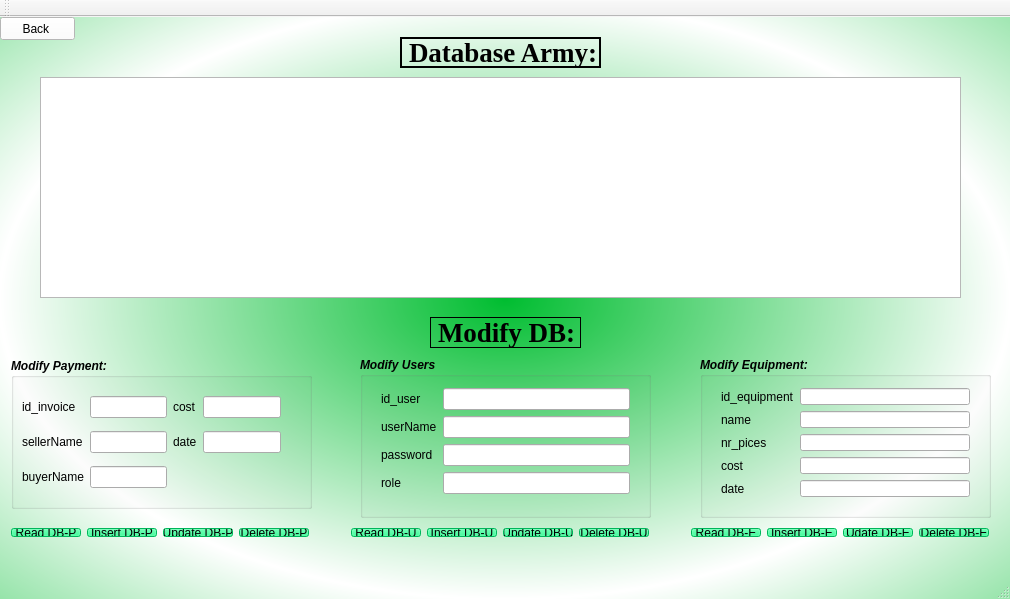
<?xml version="1.0" encoding="UTF-8"?>
<ui version="4.0">
 <class>MainWindow</class>
 <widget class="QMainWindow" name="MainWindow">
  <property name="geometry">
   <rect>
    <x>0</x>
    <y>0</y>
    <width>1010</width>
    <height>599</height>
   </rect>
  </property>
  <property name="windowTitle">
   <string>MainWindow</string>
  </property>
  <property name="styleSheet">
   <string notr="true">QMainWindow{
	background-color: qradialgradient(spread:reflect, cx:0.5, cy:0.5, radius:0.5, fx:0.5, fy:0.5, stop:0 rgba(0, 189, 48, 255), stop:1 rgba(255, 255, 255, 255));
	/*background-image:*/
/*	background-color: qconicalgradient(cx:0.5, cy:0.5, angle:0, stop:0 rgba(0, 191, 81, 255), stop:1 rgba(255, 255, 255, 255));*/
}</string>
  </property>
  <widget class="QWidget" name="centralWidget">
   <widget class="QTableView" name="tableView">
    <property name="geometry">
     <rect>
      <x>40</x>
      <y>60</y>
      <width>921</width>
      <height>221</height>
     </rect>
    </property>
   </widget>
   <widget class="QLabel" name="Army">
    <property name="geometry">
     <rect>
      <x>400</x>
      <y>20</y>
      <width>201</width>
      <height>31</height>
     </rect>
    </property>
    <property name="font">
     <font>
      <family>Times New Roman</family>
      <pointsize>20</pointsize>
      <weight>75</weight>
      <bold>true</bold>
     </font>
    </property>
    <property name="frameShape">
     <enum>QFrame::WinPanel</enum>
    </property>
    <property name="text">
     <string>Database Army:</string>
    </property>
   </widget>
   <widget class="QLabel" name="label_6">
    <property name="geometry">
     <rect>
      <x>430</x>
      <y>300</y>
      <width>151</width>
      <height>31</height>
     </rect>
    </property>
    <property name="font">
     <font>
      <family>Times New Roman</family>
      <pointsize>20</pointsize>
      <weight>75</weight>
      <bold>true</bold>
     </font>
    </property>
    <property name="frameShape">
     <enum>QFrame::Panel</enum>
    </property>
    <property name="text">
     <string>Modify DB:</string>
    </property>
   </widget>
   <widget class="QGroupBox" name="groupBox">
    <property name="geometry">
     <rect>
      <x>700</x>
      <y>340</y>
      <width>291</width>
      <height>161</height>
     </rect>
    </property>
    <property name="font">
     <font>
      <weight>75</weight>
      <italic>true</italic>
      <bold>true</bold>
     </font>
    </property>
    <property name="title">
     <string>Modify Equipment:</string>
    </property>
    <widget class="QWidget" name="layoutWidget">
     <property name="geometry">
      <rect>
       <x>10</x>
       <y>20</y>
       <width>271</width>
       <height>131</height>
      </rect>
     </property>
     <layout class="QGridLayout" name="gridLayout_2">
      <item row="1" column="0">
       <widget class="QLabel" name="label_8">
        <property name="text">
         <string>name</string>
        </property>
       </widget>
      </item>
      <item row="1" column="1">
       <widget class="QLineEdit" name="denumire"/>
      </item>
      <item row="0" column="0">
       <widget class="QLabel" name="label_7">
        <property name="text">
         <string>id_equipment</string>
        </property>
       </widget>
      </item>
      <item row="0" column="1">
       <widget class="QLineEdit" name="id_echipament"/>
      </item>
      <item row="3" column="0">
       <widget class="QLabel" name="label_10">
        <property name="text">
         <string>cost</string>
        </property>
       </widget>
      </item>
      <item row="2" column="1">
       <widget class="QLineEdit" name="nr_bucati"/>
      </item>
      <item row="2" column="0">
       <widget class="QLabel" name="label_9">
        <property name="text">
         <string>nr_pices</string>
        </property>
       </widget>
      </item>
      <item row="3" column="1">
       <widget class="QLineEdit" name="pret_echipament"/>
      </item>
      <item row="4" column="1">
       <widget class="QLineEdit" name="data_equipment"/>
      </item>
      <item row="4" column="0">
       <widget class="QLabel" name="label_15">
        <property name="text">
         <string>date</string>
        </property>
       </widget>
      </item>
     </layout>
    </widget>
   </widget>
   <widget class="QGroupBox" name="groupBox_2">
    <property name="geometry">
     <rect>
      <x>11</x>
      <y>341</y>
      <width>301</width>
      <height>151</height>
     </rect>
    </property>
    <property name="font">
     <font>
      <weight>75</weight>
      <italic>true</italic>
      <bold>true</bold>
     </font>
    </property>
    <property name="title">
     <string>Modify Payment:</string>
    </property>
    <widget class="QWidget" name="layoutWidget">
     <property name="geometry">
      <rect>
       <x>0</x>
       <y>20</y>
       <width>281</width>
       <height>131</height>
      </rect>
     </property>
     <layout class="QGridLayout" name="gridLayout">
      <item row="0" column="4">
       <widget class="QLineEdit" name="pret"/>
      </item>
      <item row="1" column="4">
       <widget class="QLineEdit" name="data"/>
      </item>
      <item row="0" column="0">
       <widget class="QLabel" name="label_2">
        <property name="text">
         <string>id_invoice</string>
        </property>
       </widget>
      </item>
      <item row="2" column="0">
       <widget class="QLabel" name="label_5">
        <property name="text">
         <string>buyerName</string>
        </property>
       </widget>
      </item>
      <item row="1" column="0">
       <widget class="QLabel" name="label">
        <property name="text">
         <string>sellerName</string>
        </property>
       </widget>
      </item>
      <item row="0" column="2">
       <widget class="QLineEdit" name="factura"/>
      </item>
      <item row="1" column="3">
       <widget class="QLabel" name="label_4">
        <property name="text">
         <string>date</string>
        </property>
       </widget>
      </item>
      <item row="1" column="2">
       <widget class="QLineEdit" name="vanzator"/>
      </item>
      <item row="0" column="3">
       <widget class="QLabel" name="label_3">
        <property name="text">
         <string>cost</string>
        </property>
       </widget>
      </item>
      <item row="2" column="2">
       <widget class="QLineEdit" name="cumparator"/>
      </item>
     </layout>
    </widget>
   </widget>
   <widget class="QWidget" name="layoutWidget">
    <property name="geometry">
     <rect>
      <x>0</x>
      <y>500</y>
      <width>320</width>
      <height>31</height>
     </rect>
    </property>
    <layout class="QGridLayout" name="gridLayout_3">
     <item row="0" column="0">
      <widget class="QPushButton" name="pushButtonRead_P">
       <property name="styleSheet">
        <string notr="true">
background-color: rgb(0, 255, 127);
</string>
       </property>
       <property name="text">
        <string>Read DB-P</string>
       </property>
      </widget>
     </item>
     <item row="0" column="1">
      <widget class="QPushButton" name="pushButtonInsert_P">
       <property name="styleSheet">
        <string notr="true">background-color: rgb(0, 255, 127);</string>
       </property>
       <property name="text">
        <string>Insert DB-P</string>
       </property>
      </widget>
     </item>
     <item row="0" column="2">
      <widget class="QPushButton" name="pushButtonUpdate_P">
       <property name="styleSheet">
        <string notr="true">background-color: rgb(0, 255, 127);</string>
       </property>
       <property name="text">
        <string>Update DB-P</string>
       </property>
      </widget>
     </item>
     <item row="0" column="3">
      <widget class="QPushButton" name="pushButtonDelete_P">
       <property name="styleSheet">
        <string notr="true">background-color: rgb(0, 255, 127);</string>
       </property>
       <property name="text">
        <string>Delete DB-P</string>
       </property>
      </widget>
     </item>
    </layout>
   </widget>
   <widget class="QWidget" name="layoutWidget">
    <property name="geometry">
     <rect>
      <x>680</x>
      <y>500</y>
      <width>320</width>
      <height>31</height>
     </rect>
    </property>
    <layout class="QGridLayout" name="gridLayout_4">
     <item row="0" column="0">
      <widget class="QPushButton" name="pushButtonRead_E">
       <property name="styleSheet">
        <string notr="true">background-color: rgb(0, 255, 127);</string>
       </property>
       <property name="text">
        <string>Read DB-E</string>
       </property>
      </widget>
     </item>
     <item row="0" column="1">
      <widget class="QPushButton" name="pushButtonInsert_E">
       <property name="styleSheet">
        <string notr="true">background-color: rgb(0, 255, 127);</string>
       </property>
       <property name="text">
        <string>Insert DB-E</string>
       </property>
      </widget>
     </item>
     <item row="0" column="2">
      <widget class="QPushButton" name="pushButtonUpdate_E">
       <property name="styleSheet">
        <string notr="true">background-color: rgb(0, 255, 127);</string>
       </property>
       <property name="text">
        <string>Udate DB-E</string>
       </property>
      </widget>
     </item>
     <item row="0" column="3">
      <widget class="QPushButton" name="pushButtonDelete_E">
       <property name="styleSheet">
        <string notr="true">background-color: rgb(0, 255, 127);</string>
       </property>
       <property name="text">
        <string>Delete DB-E</string>
       </property>
      </widget>
     </item>
    </layout>
   </widget>
   <widget class="QGroupBox" name="groupBox_3">
    <property name="geometry">
     <rect>
      <x>360</x>
      <y>340</y>
      <width>291</width>
      <height>161</height>
     </rect>
    </property>
    <property name="font">
     <font>
      <weight>75</weight>
      <italic>true</italic>
      <bold>true</bold>
     </font>
    </property>
    <property name="title">
     <string>Modify Users</string>
    </property>
    <widget class="QWidget" name="layoutWidget">
     <property name="geometry">
      <rect>
       <x>10</x>
       <y>20</y>
       <width>271</width>
       <height>131</height>
      </rect>
     </property>
     <layout class="QGridLayout" name="gridLayout_5">
      <item row="0" column="0">
       <widget class="QLabel" name="label_11">
        <property name="text">
         <string>id_user</string>
        </property>
       </widget>
      </item>
      <item row="1" column="1">
       <widget class="QLineEdit" name="userName"/>
      </item>
      <item row="2" column="1">
       <widget class="QLineEdit" name="password"/>
      </item>
      <item row="2" column="0">
       <widget class="QLabel" name="label_13">
        <property name="text">
         <string>password</string>
        </property>
       </widget>
      </item>
      <item row="1" column="0">
       <widget class="QLabel" name="label_12">
        <property name="text">
         <string>userName</string>
        </property>
       </widget>
      </item>
      <item row="3" column="1">
       <widget class="QLineEdit" name="role"/>
      </item>
      <item row="3" column="0">
       <widget class="QLabel" name="label_14">
        <property name="text">
         <string>role</string>
        </property>
       </widget>
      </item>
      <item row="0" column="1">
       <widget class="QLineEdit" name="id_user"/>
      </item>
     </layout>
    </widget>
   </widget>
   <widget class="QWidget" name="layoutWidget">
    <property name="geometry">
     <rect>
      <x>340</x>
      <y>500</y>
      <width>320</width>
      <height>31</height>
     </rect>
    </property>
    <layout class="QGridLayout" name="gridLayout_6">
     <item row="0" column="0">
      <widget class="QPushButton" name="pushButtonRead_U">
       <property name="styleSheet">
        <string notr="true">background-color: rgb(0, 255, 127);</string>
       </property>
       <property name="text">
        <string>Read DB-U</string>
       </property>
      </widget>
     </item>
     <item row="0" column="1">
      <widget class="QPushButton" name="pushButtonInsert_U">
       <property name="styleSheet">
        <string notr="true">background-color: rgb(0, 255, 127);</string>
       </property>
       <property name="text">
        <string>Insert DB-U</string>
       </property>
      </widget>
     </item>
     <item row="0" column="2">
      <widget class="QPushButton" name="pushButtonUpdate_U">
       <property name="styleSheet">
        <string notr="true">background-color: rgb(0, 255, 127);</string>
       </property>
       <property name="text">
        <string>Update DB-U</string>
       </property>
      </widget>
     </item>
     <item row="0" column="3">
      <widget class="QPushButton" name="pushButtonDelete_U">
       <property name="styleSheet">
        <string notr="true">background-color: rgb(0, 255, 127);</string>
       </property>
       <property name="text">
        <string>Delete DB-U</string>
       </property>
      </widget>
     </item>
    </layout>
   </widget>
   <widget class="QPushButton" name="pushButton">
    <property name="geometry">
     <rect>
      <x>0</x>
      <y>0</y>
      <width>75</width>
      <height>23</height>
     </rect>
    </property>
    <property name="styleSheet">
     <string notr="true">
background-color: rgb(255, 255, 255);</string>
    </property>
    <property name="text">
     <string>Back </string>
    </property>
   </widget>
  </widget>
  <widget class="QMenuBar" name="menuBar">
   <property name="geometry">
    <rect>
     <x>0</x>
     <y>0</y>
     <width>1010</width>
     <height>21</height>
    </rect>
   </property>
  </widget>
  <widget class="QToolBar" name="mainToolBar">
   <attribute name="toolBarArea">
    <enum>TopToolBarArea</enum>
   </attribute>
   <attribute name="toolBarBreak">
    <bool>false</bool>
   </attribute>
  </widget>
  <widget class="QStatusBar" name="statusBar"/>
 </widget>
 <layoutdefault spacing="6" margin="11"/>
 <resources/>
 <connections/>
</ui>
